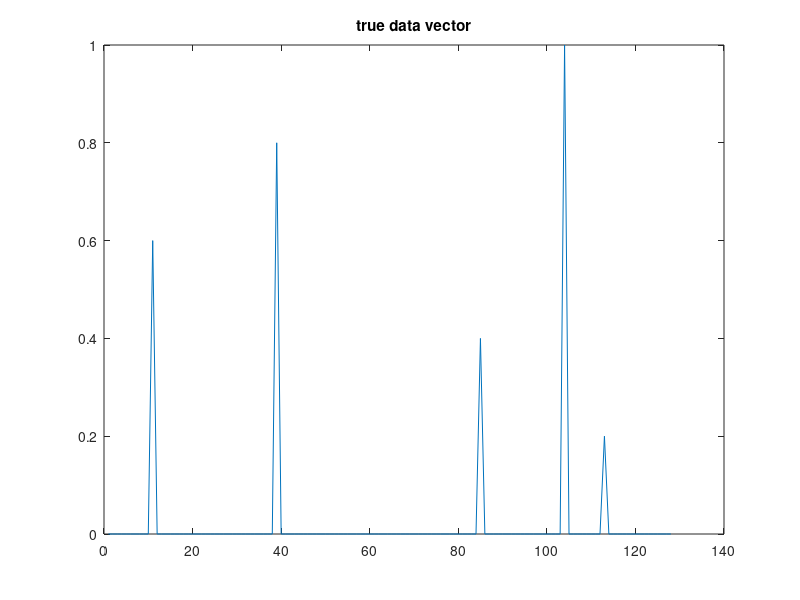
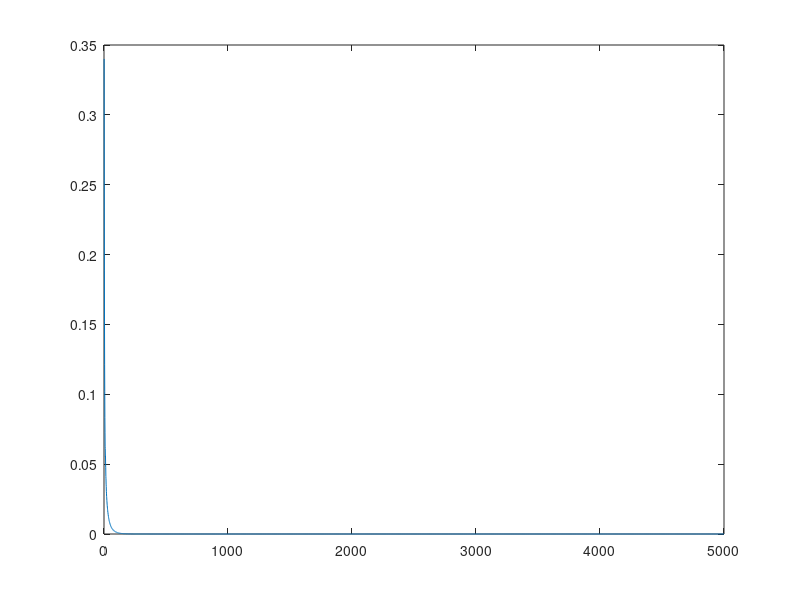

Recreate these plots in MATLAB, in order. (Note: this script raises an error after producing the figures.)
clear all
close all
clc
load("cs.mat")

% Show the true data vector
figure
plot(x);
title("true data vector")
disp("True data vector l1-norm:")
disp(norm(x,1))

% Parameters
N = n; % Data size
step_size = 1;
epsilon = 1e-15; % Stop criterion
gamma = 0.1;
step_size_exp_parameter = 50;
K = 5000; % Max steps of simulation

% Use a twice as tall expanded matrix to be able to differentiate an
% otherwise complex matrix
F_us_exp = [real(F_us);imag(F_us)];
X_us_exp = [real(X_us);imag(X_us)];

% Create the initial x_est
x_est = zeros(128,K);

% Calculate initial error
error = zeros(K,1);
error(1) = norm(F_us*x_est(:,1) - X_us, 2);
disp("Initial error:")
disp(error(1))
best_error = error(1); % tracking the best error

% Descent till stop criterion is met on l2 error
k = 1;
tStart = cputime;
while norm(F_us*x_est(:,k) - X_us, 2) > epsilon && k < K
    % Calculate first derivatives (direction)
    nabula = (2*(F_us_exp'*F_us_exp)*x_est(:,k) - 2*F_us_exp'*X_us_exp) / norm(F_us*x_est(:,k) - X_us,2)  + gamma * sign(x_est(:,k));
    
    % Calculate step size with decreasing exponential
    step_size = exp(-(k)/step_size_exp_parameter)/(k+1);

    % Subgradient descent
    x_est(:,k+1) = x_est(:,k) - step_size*nabula(:);
    
    % Enforcing non-negativity constrained by projection
    x_est(:,k+1) = max(0, x_est(:,k+1));
    
    % Calculate error and decide on best error
    error(k) = norm(F_us*x_est(:,k+1) - X_us, 2);
    if error(end) <= best_error
        best_x_est = x_est(:,k);
        best_error = error(k);
    end

    k = k + 1;
    % Progress update, comment out if not needed
    if mod(k,1000) == 0
        k
        -log(error(k-1))
    end
end
tEnd = cputime - tStart;
disp("CPU time since start of loop")
disp(tEnd);

disp("Steps to get to stopping criterion:")
disp(k)

disp("Final error, l2-norm of cost function:") 
disp(norm(F_us*best_x_est - X_us, 2))

disp("Error with true vector")
disp(norm(best_x_est-x,2))

figure;
plot(error)
yscale("log")
title("Error")

figure;
plot(best_x_est)
title("Estimated x using gradient descent for constrained problem")
